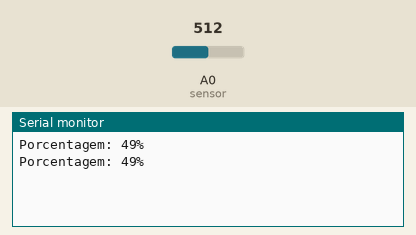
Simulated run of this sketch. Board: Arduino Uno, built with avr-gcc and run on an emulated ATmega328P. Shown: the last lines printed to the serial monitor. Inputs (shaded band) come from the test bench; at power-on: A0 (sensor) = 512.

Above: at 1.8 s.
1.9 s: A0 (sensor) set to 716
At 2.8 s:
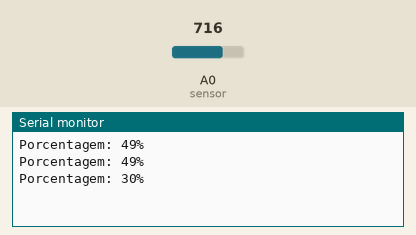
3.4 s: A0 (sensor) set to 900
At 4.8 s:
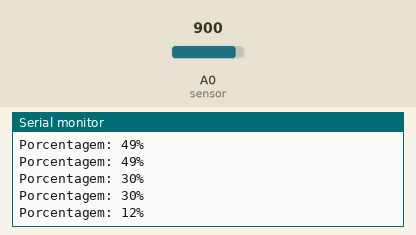
Timing chart, 0 to 6.4 s (numbered marks = the images above; inputs shaded):
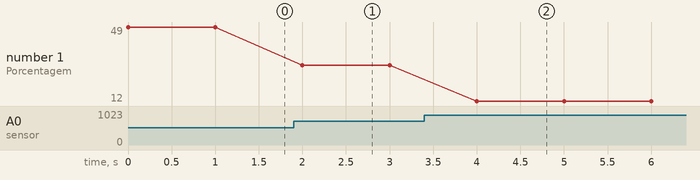

Measured:
- after the input at 1.9 s, the serial monitor: prints a new line after 0.10 s (image 1)
- after the input at 3.4 s, the serial monitor: prints a new line after 0.60 s (image 2)
- plotted number 1: 49 → 30 after the input at 1.9 s, 30 → 12 after the input at 3.4 s

The sketch:

SensorUmidadeSolo.ino
```cpp
const int sensor = A0;

int valorLido = 0;
int percentual = 0;

void setup() {

  pinMode(sensor, INPUT);
  Serial.begin(9600);

}

void loop() {

  valorLido = analogRead(sensor);

  percentual = map(valorLido, 1023, 0, 0, 100);

  Serial.print("Porcentagem: ");
  Serial.print(percentual);
  Serial.println("%");
  delay(1000);

}
```
